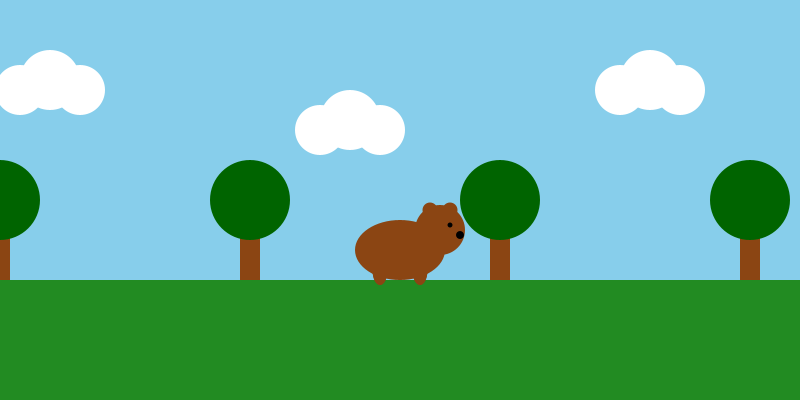
Frame 1 (no input)
Frame 60 (the mouse pressed at the canvas centre just before this capture): identical to frame 1, image omitted
Frame 120 (the mouse held since frame 60 and released just before this capture): identical to frame 1, image omitted

The Processing sketch that drew this single still picture (run headless with seeded random() and noise(); from frame 60 on, the mouse is pressed at the canvas centre):

// Processing sketch: BearAnimation
// ── BearAnimation.pde
// ============================================================
// BearAnimation.pde — アニメーションモジュール
// 外部から currentBpm と isPlaying を書き込んで制御する。
// プロジェクトに組み込む際は、このファイルをタブとして追加し、
// メインの draw() で updateBear() と drawBearScene() を呼ぶだけでよい。
// ============================================================

float   currentBpm = 120.0;   // 外部から書き込み可
boolean isPlaying  = false;   // 外部から書き込み可

final float BASE_BPM   = 120.0;  // 基準BPM
final float BASE_SPEED = 5.0;    // BPM120時の木スクロール速度 [px/frame]

float   legAngle = 0;
float[] treeX    = new float[4];
float[] cloudX   = new float[3];

// ---- 初期化（setup()から1回呼ぶ） ---------------------------
void initBear() {
  for (int i = 0; i < treeX.length; i++) treeX[i] = i * 250;
  for (int i = 0; i < cloudX.length; i++) cloudX[i] = i * 300 + 50;
}

// ---- 位置更新（isPlaying=false なら何もしない） -------------
void updateBear() {
  if (!isPlaying) return;
  float spd = BASE_SPEED * (currentBpm / BASE_BPM);
  for (int i = 0; i < cloudX.length; i++) {
    cloudX[i] -= spd * 0.2;
    if (cloudX[i] < -100) cloudX[i] = width + 100;
  }
  for (int i = 0; i < treeX.length; i++) {
    treeX[i] -= spd;
    if (treeX[i] < -100) treeX[i] = width + 100;
  }
  legAngle += spd * 0.05;
}

// ---- 描画（背景は呼び出し側で描くこと） ---------------------
void drawBearScene() {
  noStroke();
  for (int i = 0; i < cloudX.length; i++) drawCloud(cloudX[i], 80 + (i % 2) * 40);
  for (int i = 0; i < treeX.length;  i++) drawTree(treeX[i], 280);
  drawBear(width / 2, 250, legAngle);
}

void drawBear(float x, float y, float angle) {
  fill(139, 69, 19);
  float swing = sin(angle) * 20;
  ellipse(x-20-swing, y+20, 15, 30);
  ellipse(x+20+swing, y+20, 15, 30);
  ellipse(x, y, 90, 60);
  ellipse(x+40, y-20, 50, 50);
  ellipse(x+30, y-40, 15, 15);
  ellipse(x+50, y-40, 15, 15);
  ellipse(x-20+swing, y+20, 15, 30);
  ellipse(x+20-swing, y+20, 15, 30);
  fill(0);
  ellipse(x+50, y-25, 5, 5);
  ellipse(x+60, y-15, 8, 8);
}

void drawTree(float x, float y) {
  fill(139, 69, 19);
  rect(x-10, y-60, 20, 60);
  fill(0, 100, 0);
  ellipse(x, y-80, 80, 80);
}

void drawCloud(float x, float y) {
  fill(255);
  ellipse(x,      y,      60, 60);
  ellipse(x + 30, y + 10, 50, 50);
  ellipse(x - 30, y + 10, 50, 50);
}

// ── Main.pde
// ============================================================
// Main.pde — 統合時の仮ホスト（UI入力は別スケッチが担当）
// 統合先では setup/draw をそちらに移し、このファイルは削除する。
// currentBpm と isPlaying を外部から書き込むだけでアニメが動く。
// ============================================================

void setup() {
  size(800, 400);
  noStroke();
  initBear();
}

void draw() {
  background(135, 206, 235);  // 空
  fill(34, 139, 34);
  rect(0, 280, width, 120);   // 地面

  updateBear();
  drawBearScene();
}
